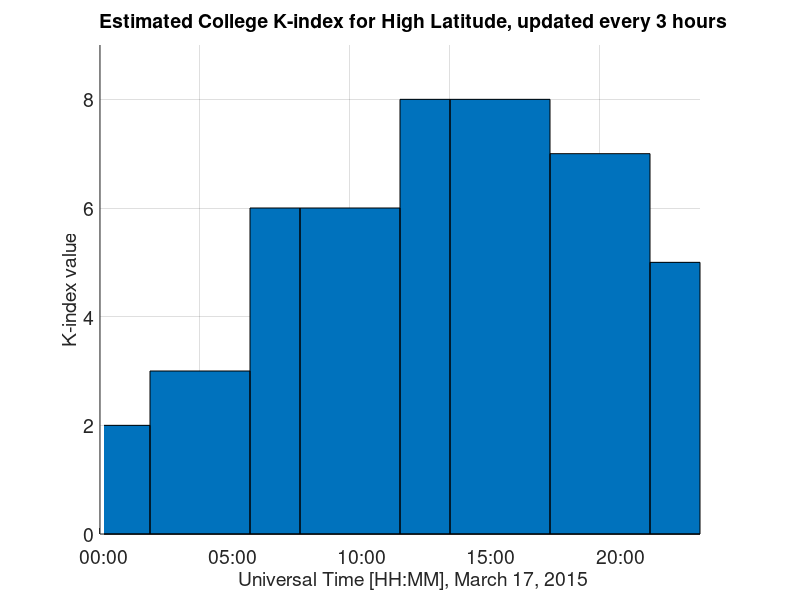

The MATLAB script that drew this image:
close all;
clear all;
op_path = '/Users/yangsu/Dropbox/research-misc/[MTSSP]/2015_Yang_MTSSP/figs/';
time = datenum([2015 3 17 1.5 0 0]):1/24*3:datenum([2015 3 17 22.5 0 0]);
%planetary K
kpdata = [2 5 6 6 8 8 7 8 ];
%college K (high lat)
kcdata = [2 3 6 6 8 8 7 5 ];
kpdata = kcdata;
weaki = find(kpdata<4);
moderatei = find(kpdata==4);
strongi = find(kpdata>4);
hold on;
bar(time,kpdata,1);
% b1 = bar(time(weaki),kpdata(weaki),'g');
% b2 = bar(time(moderatei),kpdata(moderatei),'y');
% b3 = bar(time(strongi),kpdata(strongi),'r');
% legend({'K<4','K=4','K>4'});
axis([time(1)-1.5/24 time(end)+1.5/24 0 9]);
grid on;
title('Estimated College K-index for High Latitude, updated every 3 hours')
xlabel('Universal Time [HH:MM], March 17, 2015');
ylabel('K-index value')
datetick('x','keeplimits');
set(findall(gcf,'-property','FontSize'),'FontSize',14);
% saveas(gcf,[op_path,'Kp.eps'],'epsc2');
% close;

